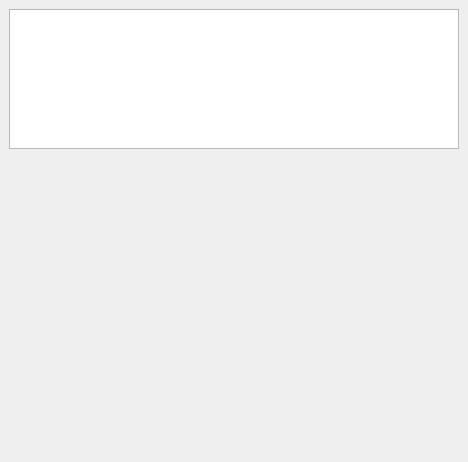
<?xml version="1.0" encoding="UTF-8"?>
<ui version="4.0">
 <class>Widget</class>
 <widget class="QWidget" name="Widget">
  <property name="geometry">
   <rect>
    <x>0</x>
    <y>0</y>
    <width>468</width>
    <height>462</height>
   </rect>
  </property>
  <property name="maximumSize">
   <size>
    <width>680</width>
    <height>480</height>
   </size>
  </property>
  <property name="font">
   <font>
    <pointsize>10</pointsize>
   </font>
  </property>
  <property name="acceptDrops">
   <bool>true</bool>
  </property>
  <property name="windowTitle">
   <string>Demo5_5，外部文件拖放</string>
  </property>
  <widget class="QLabel" name="LabPic">
   <property name="geometry">
    <rect>
     <x>9</x>
     <y>155</y>
     <width>450</width>
     <height>298</height>
    </rect>
   </property>
   <property name="acceptDrops">
    <bool>true</bool>
   </property>
   <property name="text">
    <string/>
   </property>
   <property name="scaledContents">
    <bool>true</bool>
   </property>
   <property name="alignment">
    <set>Qt::AlignCenter</set>
   </property>
  </widget>
  <widget class="QPlainTextEdit" name="plainTextEdit">
   <property name="geometry">
    <rect>
     <x>9</x>
     <y>9</y>
     <width>450</width>
     <height>140</height>
    </rect>
   </property>
   <property name="minimumSize">
    <size>
     <width>0</width>
     <height>140</height>
    </size>
   </property>
  </widget>
 </widget>
 <layoutdefault spacing="6" margin="11"/>
 <resources/>
 <connections/>
</ui>
